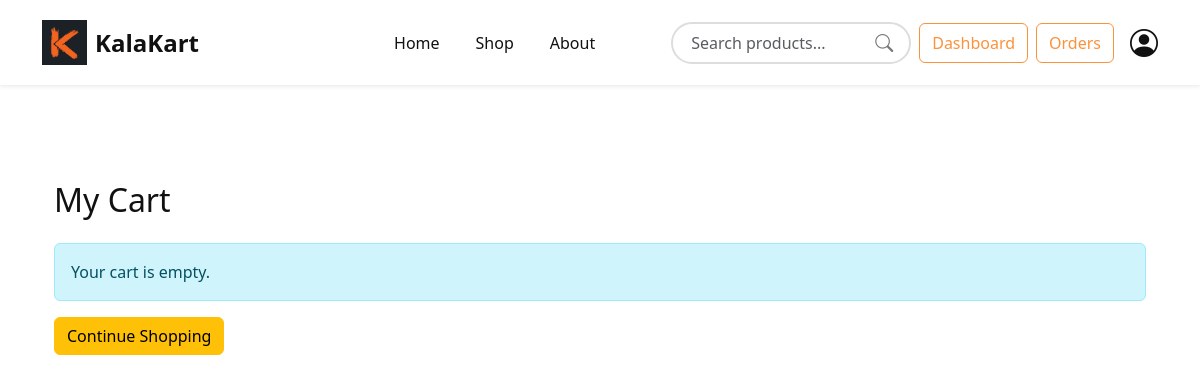
/cart/ (signed in), run on an earlier commit of the app's database.
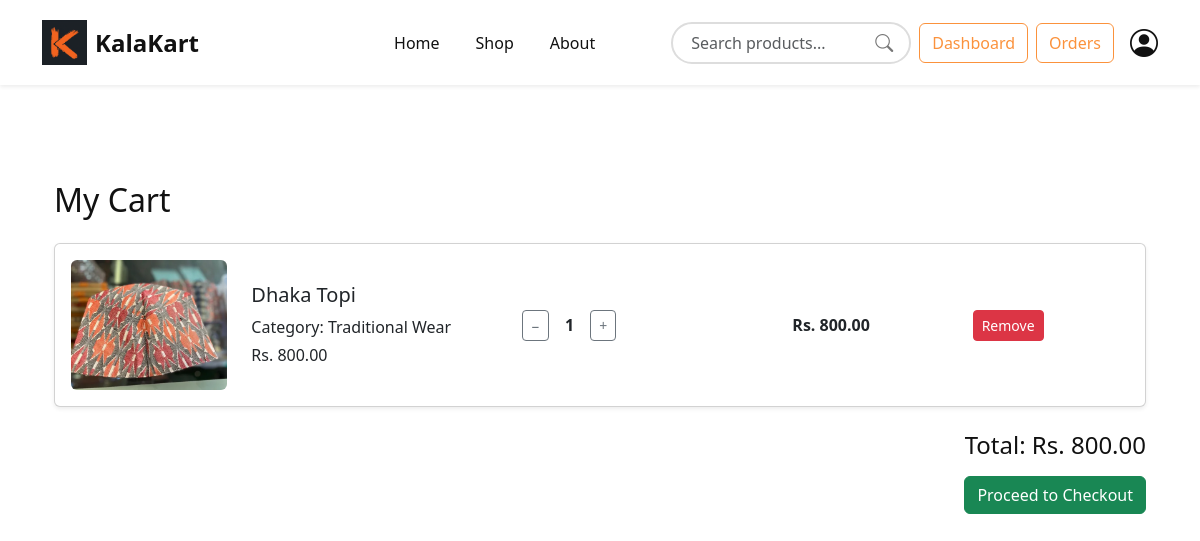
And on a later commit of the database.
### cart/models.py (models this page shows, shortened)
class Cart(models.Model):
    user = models.ForeignKey(
        CustomUser,
        on_delete=models.CASCADE
    )
    product = models.ForeignKey(
        Product,
        on_delete=models.CASCADE
    )
    quantity = models.PositiveIntegerField(
        default=1
    )
    created_at = models.DateTimeField(
        auto_now_add=True
    )

### products/models.py (models this page shows, shortened)
class Product(models.Model):
    CATEGORY_CHOICES = (
        ('Painting', 'Painting'),
        ('Handicraft', 'Handicraft'),
        ('Jewelry', 'Jewelry'),
        ('Pottery', 'Pottery'),
        ('Wooden Art', 'Wooden Art'),
        ('Traditional Wear', 'Traditional Wear'),
    )
    seller = models.ForeignKey(
        CustomUser,
        on_delete=models.CASCADE
    )
    name = models.CharField(max_length=200)
    category = models.CharField(
        max_length=50,
        choices=CATEGORY_CHOICES
    )
    description = models.TextField()
    price = models.DecimalField(
        max_digits=10,
        decimal_places=2
    )
    stock = models.PositiveIntegerField()
    image = models.ImageField(
        upload_to='products/'
    )
    created_at = models.DateTimeField(auto_now_add=True)

### cart/views.py (the view)
@login_required
def CartView(request):
    cart_items = Cart.objects.filter(
        user=request.user
    )
    total = 0
    for item in cart_items:
        item.subtotal = item.product.price * item.quantity
        total += item.subtotal
    context = {
        "cart_items": cart_items,
        "total": total,
    }
    return render(
        request,
        "cart/cart.html",
        context
    )

### base_app/context_processors.py (called while the page is built)
def cart_count(request):
    if request.user.is_authenticated:
        items = Cart.objects.filter(user=request.user)
        count = sum(item.quantity for item in items)
    else:
        count = 0
    return {
        "cart_count": count
    }

### Template/cart/cart.html
{% extends 'base.html' %} {% block content %}
<section class="container py-5">
  <h2 class="mb-4">My Cart</h2>
  {% if cart_items %} {% for item in cart_items %}
  <div class="card mb-3 shadow-sm">
    <div class="card-body">
      <div class="row align-items-center">
        <div class="col-md-2">
          {% if item.product.image %}
          <img
            src="{{ item.product.image.url }}"
            alt="{{ item.product.name }}"
            class="img-fluid rounded"
          />
          {% endif %}
        </div>
        <div class="col-md-3">
          <h5>{{ item.product.name }}</h5>
          <p class="mb-1">Category: {{ item.product.category }}</p>
          <p class="mb-0">Rs. {{ item.product.price }}</p>
        </div>
        <div class="col-md-3">
          <div class="d-flex align-items-center">
            <a
              href="{% url 'decrease-quantity' item.id %}"
              class="btn btn-outline-secondary btn-sm"
            >
              −
            </a>
            <span class="mx-3 fw-bold"> {{ item.quantity }} </span>
            <a
              href="{% url 'increase-quantity' item.id %}"
              class="btn btn-outline-secondary btn-sm"
            >
              +
            </a>
          </div>
        </div>
        <div class="col-md-2">
          <strong>
            Rs. {{ item.subtotal }}
          </strong>
        </div>
        <div class="col-md-2">
          <a
            href="{% url 'remove-from-cart' item.id %}"
            class="btn btn-danger btn-sm"
          >
            Remove
          </a>
        </div>
      </div>
    </div>
  </div>
  {% endfor %}
  <div class="text-end mt-4">
    <h4>Total: Rs. {{ total }}</h4>
    <a href="{% url 'checkout' %}"
    class="btn btn-success mt-2">
      Proceed to Checkout
    </a>
  </div>
  {% else %}
  <div class="alert alert-info">
    Your cart is empty.</div>
  <a href="{% url 'shop' %}"
  class="btn btn-warning">
  Continue Shopping </a>
  {% endif %}
</section>
{% endblock %}

What changed in the data, as far as the page shows it:
added Cart: product.image (picture), product.name "Dhaka Topi", product.category "Traditional Wear", product.price "800.00", quantity "1", subtotal "800.00"
Also different on the page:
{{ total }}: (not shown) → "800.00"
text no longer shown: "Your cart is empty. Continue Shopping"
text now shown: "Total: Rs. Proceed to Checkout"
